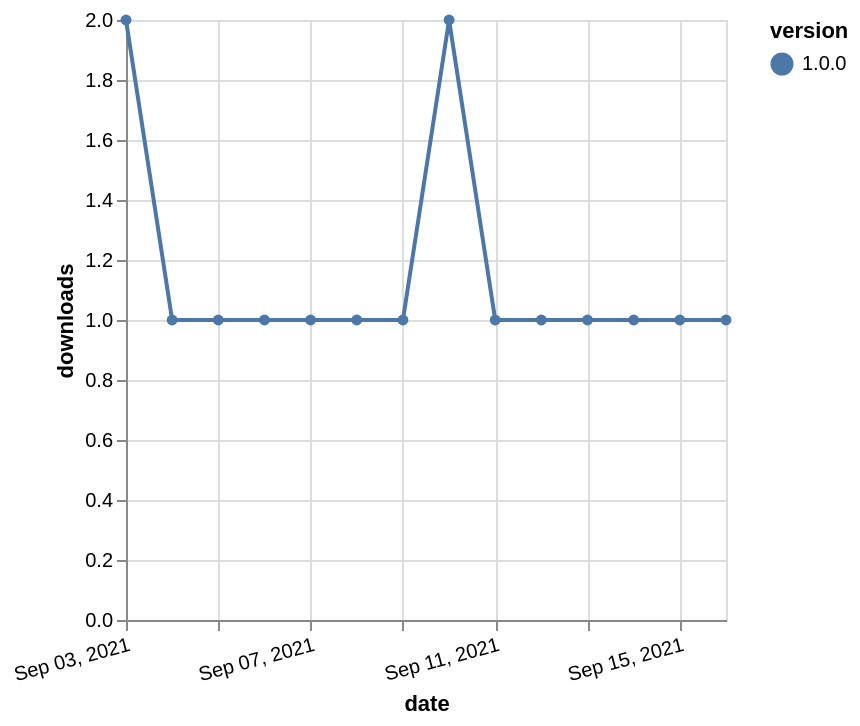

Express this chart as Vega-Lite.
### Vega-Lite specification from a JSON file in a GitHub repository (floating-point values rounded to 4 significant figures)
{"$schema": "https://vega.github.io/schema/vega-lite/v5.json", "description": "A simple bar chart with embedded data.", "data": {"values": [{"date": "2021-09-03", "total": 112, "delta": 2, "version": "1.0.0"}, {"date": "2021-09-04", "total": 113, "delta": 1, "version": "1.0.0"}, {"date": "2021-09-05", "total": 114, "delta": 1, "version": "1.0.0"}, {"date": "2021-09-06", "total": 115, "delta": 1, "version": "1.0.0"}, {"date": "2021-09-07", "total": 116, "delta": 1, "version": "1.0.0"}, {"date": "2021-09-08", "total": 117, "delta": 1, "version": "1.0.0"}, {"date": "2021-09-09", "total": 118, "delta": 1, "version": "1.0.0"}, {"date": "2021-09-10", "total": 120, "delta": 2, "version": "1.0.0"}, {"date": "2021-09-11", "total": 121, "delta": 1, "version": "1.0.0"}, {"date": "2021-09-12", "total": 122, "delta": 1, "version": "1.0.0"}, {"date": "2021-09-13", "total": 123, "delta": 1, "version": "1.0.0"}, {"date": "2021-09-14", "total": 124, "delta": 1, "version": "1.0.0"}, {"date": "2021-09-15", "total": 125, "delta": 1, "version": "1.0.0"}, {"date": "2021-09-16", "total": 126, "delta": 1, "version": "1.0.0"}]}, "width": "container", "mark": {"type": "line", "point": {"filled": true}}, "encoding": {"x": {"field": "date", "type": "temporal", "timeUnit": "yearmonthdate", "title": "date", "axis": {"labelAngle": -15}}, "y": {"field": "delta", "type": "quantitative", "title": "downloads"}, "color": {"field": "version", "type": "nominal"}, "tooltip": {"field": "delta"}}}
